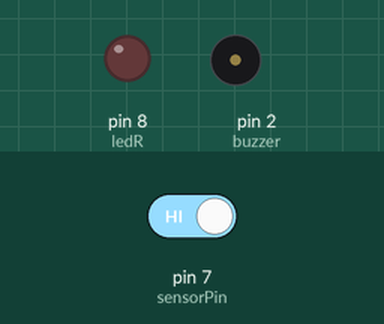
Recording of a sketch running on a simulated Arduino Uno, built with avr-gcc and run on an emulated ATmega328P. Parts: output pins drawn as LEDs (lit = HIGH), buzzer (waves = sounding). The test bench sets the inputs (shaded band); at power-on: pin 7 (sensorPin) HIGH. What the sketch prints to the serial monitor is not drawn.

Above: at 1.2 s.
1.3 s: pin 7 (sensorPin) driven LOW
At 1.7 s:
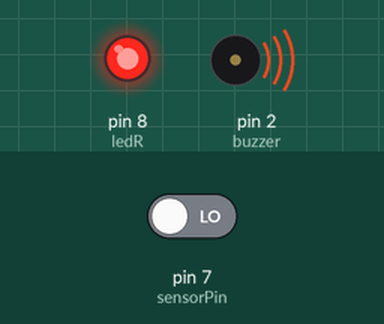
2.8 s: pin 7 (sensorPin) driven HIGH
At 4.1 s:
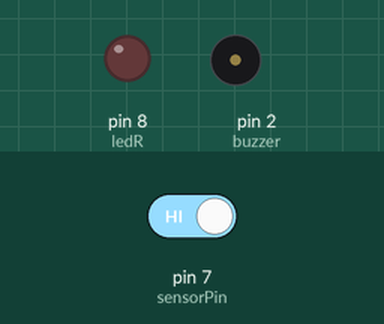
Timing chart, 0 to 5.8 s (numbered marks = the images above; inputs shaded):
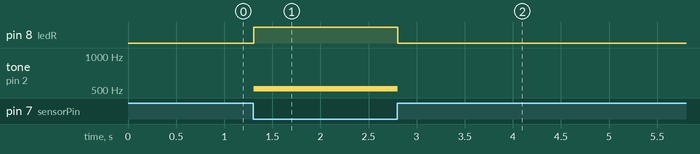

Measured:
- after the input at 1.3 s, pin 8 (ledR): LOW → HIGH at once; tone on pin 2 (buzzer): silent → 512 Hz at once
- after the input at 2.8 s, pin 8 (ledR): HIGH → LOW at once; tone on pin 2 (buzzer): 512 Hz → silent at once

The sketch:

KY-003.ino
```cpp
#define sensorPin 7

int ledR = 8;
int buzzer=2;

void setup() {
  // put your setup code here, to run once:
  pinMode(sensorPin, INPUT);
  pinMode(ledR, OUTPUT);
  pinMode(buzzer,OUTPUT);
  Serial.begin(9600);
}

void loop() {
  // put your main code here, to run repeatedly:
  int value = digitalRead(sensorPin);
  Serial.println(value);
  if (value == 0)
  {
    digitalWrite(ledR, HIGH);
    tone(buzzer,512);
  }
  else
  {
    digitalWrite(ledR, LOW);
    noTone(buzzer);
  }
}
```
